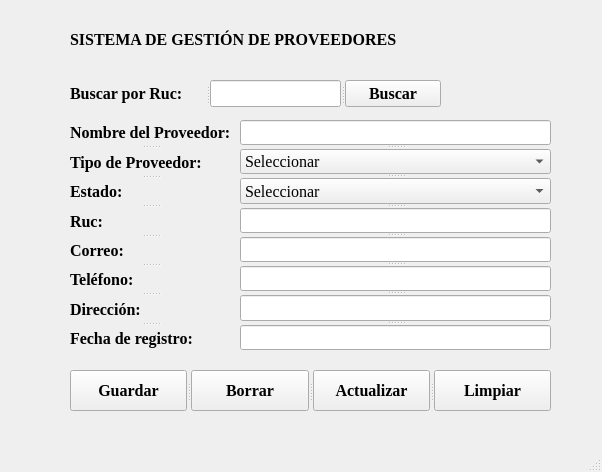
<?xml version="1.0" encoding="UTF-8"?>
<ui version="4.0">
 <class>Proveedores</class>
 <widget class="QMainWindow" name="Proveedores">
  <property name="geometry">
   <rect>
    <x>0</x>
    <y>0</y>
    <width>602</width>
    <height>472</height>
   </rect>
  </property>
  <property name="windowTitle">
   <string>MainWindow</string>
  </property>
  <widget class="QWidget" name="centralwidget">
   <widget class="QSplitter" name="splitter_2">
    <property name="geometry">
     <rect>
      <x>240</x>
      <y>120</y>
      <width>311</width>
      <height>231</height>
     </rect>
    </property>
    <property name="font">
     <font>
      <family>Times New Roman</family>
      <pointsize>12</pointsize>
     </font>
    </property>
    <property name="orientation">
     <enum>Qt::Vertical</enum>
    </property>
    <widget class="QLineEdit" name="txtnombre">
     <property name="font">
      <font>
       <family>Times New Roman</family>
       <pointsize>12</pointsize>
      </font>
     </property>
     <property name="maxLength">
      <number>50</number>
     </property>
    </widget>
    <widget class="QComboBox" name="cbtipo">
     <property name="font">
      <font>
       <family>Times New Roman</family>
       <pointsize>12</pointsize>
      </font>
     </property>
     <item>
      <property name="text">
       <string>Seleccionar</string>
      </property>
     </item>
     <item>
      <property name="text">
       <string>Fabricante directo</string>
      </property>
     </item>
     <item>
      <property name="text">
       <string>Importador</string>
      </property>
     </item>
     <item>
      <property name="text">
       <string>Distribuidor mayorista</string>
      </property>
     </item>
     <item>
      <property name="text">
       <string>Distribuidor minorista</string>
      </property>
     </item>
    </widget>
    <widget class="QComboBox" name="cbestado">
     <property name="font">
      <font>
       <family>Times New Roman</family>
       <pointsize>12</pointsize>
      </font>
     </property>
     <item>
      <property name="text">
       <string>Seleccionar</string>
      </property>
     </item>
     <item>
      <property name="text">
       <string>Activo</string>
      </property>
     </item>
     <item>
      <property name="text">
       <string>Inactivo</string>
      </property>
     </item>
     <item>
      <property name="text">
       <string>Suspendido</string>
      </property>
     </item>
     <item>
      <property name="text">
       <string>Bloqueado</string>
      </property>
     </item>
     <item>
      <property name="text">
       <string>Pendiente</string>
      </property>
     </item>
     <item>
      <property name="text">
       <string>Eliminado</string>
      </property>
     </item>
     <item>
      <property name="text">
       <string>Archivado</string>
      </property>
     </item>
    </widget>
    <widget class="QLineEdit" name="txtruc">
     <property name="font">
      <font>
       <family>Times New Roman</family>
       <pointsize>12</pointsize>
      </font>
     </property>
     <property name="maxLength">
      <number>13</number>
     </property>
    </widget>
    <widget class="QLineEdit" name="txtcorreo">
     <property name="font">
      <font>
       <family>Times New Roman</family>
       <pointsize>12</pointsize>
      </font>
     </property>
     <property name="maxLength">
      <number>50</number>
     </property>
    </widget>
    <widget class="QLineEdit" name="txttelefono">
     <property name="font">
      <font>
       <family>Times New Roman</family>
       <pointsize>12</pointsize>
      </font>
     </property>
     <property name="maxLength">
      <number>7</number>
     </property>
    </widget>
    <widget class="QLineEdit" name="txtdireccion">
     <property name="font">
      <font>
       <family>Times New Roman</family>
       <pointsize>12</pointsize>
      </font>
     </property>
     <property name="maxLength">
      <number>50</number>
     </property>
    </widget>
    <widget class="QLineEdit" name="txtfecha">
     <property name="font">
      <font>
       <family>Times New Roman</family>
       <pointsize>12</pointsize>
      </font>
     </property>
     <property name="maxLength">
      <number>50</number>
     </property>
    </widget>
   </widget>
   <widget class="QSplitter" name="splitter_3">
    <property name="geometry">
     <rect>
      <x>70</x>
      <y>370</y>
      <width>481</width>
      <height>41</height>
     </rect>
    </property>
    <property name="font">
     <font>
      <family>Times New Roman</family>
      <pointsize>12</pointsize>
      <weight>75</weight>
      <bold>true</bold>
     </font>
    </property>
    <property name="orientation">
     <enum>Qt::Horizontal</enum>
    </property>
    <widget class="QSplitter" name="splitter_4">
     <property name="font">
      <font>
       <family>Times New Roman</family>
       <pointsize>12</pointsize>
       <weight>75</weight>
       <bold>true</bold>
      </font>
     </property>
     <property name="orientation">
      <enum>Qt::Horizontal</enum>
     </property>
     <widget class="QSplitter" name="splitter_5">
      <property name="font">
       <font>
        <family>Times New Roman</family>
        <pointsize>12</pointsize>
        <weight>75</weight>
        <bold>true</bold>
       </font>
      </property>
      <property name="orientation">
       <enum>Qt::Horizontal</enum>
      </property>
      <widget class="QPushButton" name="btnguardar">
       <property name="font">
        <font>
         <family>Times New Roman</family>
         <pointsize>12</pointsize>
         <weight>75</weight>
         <bold>true</bold>
        </font>
       </property>
       <property name="text">
        <string>Guardar</string>
       </property>
      </widget>
      <widget class="QPushButton" name="btnborrar">
       <property name="font">
        <font>
         <family>Times New Roman</family>
         <pointsize>12</pointsize>
         <weight>75</weight>
         <bold>true</bold>
        </font>
       </property>
       <property name="text">
        <string>Borrar</string>
       </property>
      </widget>
      <widget class="QPushButton" name="btnactualizar">
       <property name="font">
        <font>
         <family>Times New Roman</family>
         <pointsize>12</pointsize>
         <weight>75</weight>
         <bold>true</bold>
        </font>
       </property>
       <property name="text">
        <string>Actualizar</string>
       </property>
      </widget>
      <widget class="QPushButton" name="btnlimpiar">
       <property name="font">
        <font>
         <family>Times New Roman</family>
         <pointsize>12</pointsize>
         <weight>75</weight>
         <bold>true</bold>
        </font>
       </property>
       <property name="text">
        <string>Limpiar</string>
       </property>
      </widget>
     </widget>
    </widget>
   </widget>
   <widget class="QSplitter" name="splitter_6">
    <property name="geometry">
     <rect>
      <x>70</x>
      <y>120</y>
      <width>161</width>
      <height>231</height>
     </rect>
    </property>
    <property name="font">
     <font>
      <family>Times New Roman</family>
      <pointsize>12</pointsize>
      <weight>75</weight>
      <bold>true</bold>
     </font>
    </property>
    <property name="orientation">
     <enum>Qt::Vertical</enum>
    </property>
    <widget class="QLabel" name="lbnombre">
     <property name="font">
      <font>
       <family>Times New Roman</family>
       <pointsize>12</pointsize>
       <weight>75</weight>
       <bold>true</bold>
      </font>
     </property>
     <property name="text">
      <string>Nombre del Proveedor:</string>
     </property>
    </widget>
    <widget class="QLabel" name="lbtipo">
     <property name="font">
      <font>
       <family>Times New Roman</family>
       <pointsize>12</pointsize>
       <weight>75</weight>
       <bold>true</bold>
      </font>
     </property>
     <property name="text">
      <string>Tipo de Proveedor:</string>
     </property>
    </widget>
    <widget class="QLabel" name="lbestado">
     <property name="font">
      <font>
       <family>Times New Roman</family>
       <pointsize>12</pointsize>
       <weight>75</weight>
       <bold>true</bold>
      </font>
     </property>
     <property name="text">
      <string>Estado:</string>
     </property>
    </widget>
    <widget class="QLabel" name="lbruc">
     <property name="font">
      <font>
       <family>Times New Roman</family>
       <pointsize>12</pointsize>
       <weight>75</weight>
       <bold>true</bold>
      </font>
     </property>
     <property name="text">
      <string>Ruc:</string>
     </property>
    </widget>
    <widget class="QLabel" name="lbcorreo">
     <property name="font">
      <font>
       <family>Times New Roman</family>
       <pointsize>12</pointsize>
       <weight>75</weight>
       <bold>true</bold>
      </font>
     </property>
     <property name="text">
      <string>Correo:</string>
     </property>
    </widget>
    <widget class="QLabel" name="lbtelefono">
     <property name="font">
      <font>
       <family>Times New Roman</family>
       <pointsize>12</pointsize>
       <weight>75</weight>
       <bold>true</bold>
      </font>
     </property>
     <property name="text">
      <string>Teléfono:</string>
     </property>
    </widget>
    <widget class="QLabel" name="lbdireccion">
     <property name="font">
      <font>
       <family>Times New Roman</family>
       <pointsize>12</pointsize>
       <weight>75</weight>
       <bold>true</bold>
      </font>
     </property>
     <property name="text">
      <string>Dirección:</string>
     </property>
    </widget>
    <widget class="QLabel" name="lbfecha">
     <property name="font">
      <font>
       <family>Times New Roman</family>
       <pointsize>12</pointsize>
       <weight>75</weight>
       <bold>true</bold>
      </font>
     </property>
     <property name="text">
      <string>Fecha de registro:</string>
     </property>
    </widget>
   </widget>
   <widget class="QLabel" name="label_3">
    <property name="geometry">
     <rect>
      <x>70</x>
      <y>0</y>
      <width>421</width>
      <height>61</height>
     </rect>
    </property>
    <property name="font">
     <font>
      <family>Times New Roman</family>
      <pointsize>12</pointsize>
      <weight>75</weight>
      <bold>true</bold>
     </font>
    </property>
    <property name="text">
     <string>
SISTEMA DE GESTIÓN DE PROVEEDORES</string>
    </property>
   </widget>
   <widget class="QSplitter" name="splitter">
    <property name="geometry">
     <rect>
      <x>70</x>
      <y>80</y>
      <width>371</width>
      <height>27</height>
     </rect>
    </property>
    <property name="orientation">
     <enum>Qt::Horizontal</enum>
    </property>
    <widget class="QLabel" name="lbbuscarruc">
     <property name="font">
      <font>
       <family>Times New Roman</family>
       <pointsize>12</pointsize>
       <weight>75</weight>
       <bold>true</bold>
      </font>
     </property>
     <property name="text">
      <string>Buscar por Ruc:</string>
     </property>
    </widget>
    <widget class="QLineEdit" name="txtbuscarruc">
     <property name="maxLength">
      <number>13</number>
     </property>
    </widget>
    <widget class="QPushButton" name="btnbuscar">
     <property name="font">
      <font>
       <family>Times New Roman</family>
       <pointsize>12</pointsize>
       <weight>75</weight>
       <bold>true</bold>
      </font>
     </property>
     <property name="text">
      <string>Buscar</string>
     </property>
     <property name="icon">
      <iconset theme="system-search">
       <normaloff>Proveedores/src/UI</normaloff>Proveedores/src/UI</iconset>
     </property>
    </widget>
   </widget>
  </widget>
  <widget class="QMenuBar" name="menubar">
   <property name="geometry">
    <rect>
     <x>0</x>
     <y>0</y>
     <width>602</width>
     <height>21</height>
    </rect>
   </property>
  </widget>
  <widget class="QStatusBar" name="statusbar"/>
 </widget>
 <tabstops>
  <tabstop>txtnombre</tabstop>
  <tabstop>cbtipo</tabstop>
  <tabstop>cbestado</tabstop>
  <tabstop>txtruc</tabstop>
  <tabstop>txtcorreo</tabstop>
  <tabstop>txttelefono</tabstop>
  <tabstop>txtdireccion</tabstop>
  <tabstop>txtfecha</tabstop>
  <tabstop>btnguardar</tabstop>
  <tabstop>btnborrar</tabstop>
  <tabstop>btnactualizar</tabstop>
  <tabstop>btnlimpiar</tabstop>
 </tabstops>
 <resources/>
 <connections/>
</ui>
